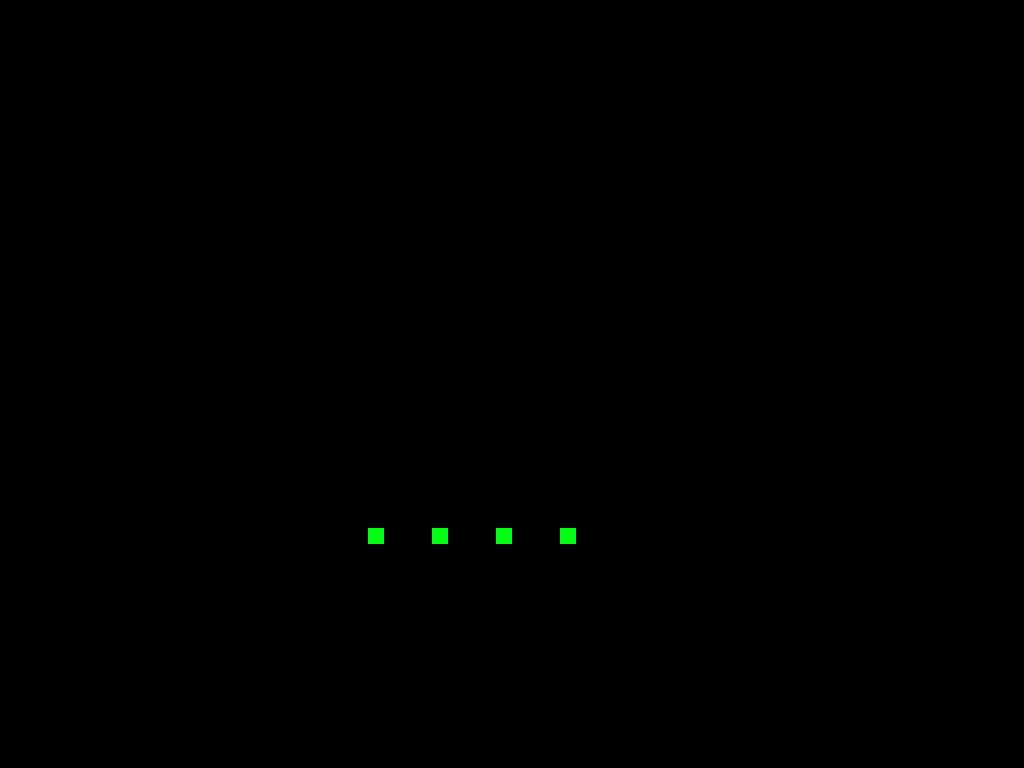

This game map was drawn from its Tiled (.tmx) file and the tilesets committed beside it. A one-line description and the full map source follow:
An orthogonal 64x48 tile map with 16x16 px tiles, 1 tile layer (Calque de Tile 1).

<map version="1.0" orientation="orthogonal" renderorder="left-up" width="64" height="48" tilewidth="16" tileheight="16" nextobjectid="1">
 <tileset firstgid="1" name="tileset" tilewidth="16" tileheight="16" tilecount="2" columns="2">
  <image source="tileset.png" width="32" height="16" />
 </tileset>
 <layer name="Calque de Tile 1" width="64" height="48">
  <data encoding="csv">
1,1,1,1,1,1,1,1,1,1,1,1,0,0,0,0,0,0,0,0,0,0,0,0,1,0,0,0,0,0,0,0,0,0,0,0,0,0,0,0,0,1,1,1,1,1,0,0,0,0,0,0,0,1,1,0,0,0,0,0,0,0,0,0,
0,0,0,0,0,0,0,0,0,0,1,1,0,0,0,0,0,0,0,0,0,0,0,0,1,0,0,0,0,0,0,0,0,0,0,0,0,0,0,0,0,1,1,1,1,1,0,0,0,0,0,0,0,1,1,0,0,0,0,0,0,0,0,0,
0,0,0,0,0,0,0,0,0,0,1,1,0,0,0,0,0,0,0,0,0,0,0,0,1,0,0,0,0,0,0,0,0,0,0,0,0,0,0,0,0,0,0,0,1,1,0,0,0,0,0,0,0,1,1,0,0,0,0,0,0,0,0,0,
0,0,0,0,0,0,0,0,0,0,1,1,0,0,0,0,0,0,0,0,0,0,0,0,1,0,0,0,0,0,0,0,0,0,0,0,0,0,0,0,0,0,0,0,1,1,0,0,0,0,0,0,0,1,1,0,0,0,0,0,0,0,0,0,
0,0,0,0,0,0,0,0,0,0,1,1,0,0,0,0,0,0,0,0,0,0,0,0,1,0,0,0,0,0,0,0,0,0,0,0,0,0,0,0,0,0,0,0,1,1,0,0,0,0,0,0,0,1,1,0,0,0,0,0,0,0,0,0,
0,0,0,0,0,0,0,0,0,0,1,1,0,0,0,0,0,0,0,0,0,0,0,0,0,0,0,0,0,0,0,0,0,0,0,0,0,0,0,0,0,0,0,0,1,1,0,0,0,0,0,0,0,1,1,0,0,0,0,0,0,0,0,0,
0,0,0,0,0,0,0,0,0,0,1,1,0,0,0,0,0,0,0,0,0,0,0,0,0,0,0,0,0,0,0,0,0,0,0,0,0,0,0,0,0,0,0,0,1,1,0,0,0,0,0,0,0,1,1,0,0,0,0,0,0,0,0,0,
0,0,0,0,0,0,0,0,0,0,1,1,0,0,0,0,0,0,0,0,0,0,0,0,0,0,0,0,0,0,0,0,0,0,0,0,0,0,0,0,0,0,0,0,0,0,0,0,0,0,0,0,0,1,1,0,0,0,0,0,0,0,0,0,
0,0,0,0,0,0,0,0,0,0,1,1,0,0,0,0,0,0,0,0,0,0,0,0,0,0,0,0,0,0,0,0,0,0,0,0,0,0,0,0,0,0,0,0,0,0,0,0,0,0,0,0,0,1,1,0,0,0,0,0,0,0,0,0,
0,0,0,0,0,0,0,0,0,0,1,1,0,0,0,0,0,0,0,0,0,0,0,0,0,0,0,0,0,0,0,0,0,0,0,0,0,0,0,0,0,0,0,0,0,0,0,0,0,0,0,0,0,1,1,0,0,0,0,0,0,0,0,0,
0,0,0,0,0,0,0,0,0,0,1,1,0,0,0,0,0,0,0,0,0,0,0,0,0,0,0,0,0,0,0,0,0,0,0,0,0,0,0,0,0,0,0,0,0,0,0,0,0,0,0,0,0,1,1,0,0,0,0,0,0,0,0,0,
0,0,0,0,0,0,0,0,0,0,1,1,0,0,0,0,0,0,0,0,0,0,0,0,0,0,0,0,0,0,0,0,0,0,0,0,0,0,0,0,0,0,0,0,0,0,0,0,0,0,0,0,0,1,1,0,0,0,0,0,0,0,0,0,
0,0,0,0,0,0,0,0,0,0,1,1,1,1,1,1,1,1,1,0,0,0,0,0,0,0,0,0,0,0,0,0,0,0,0,0,0,0,0,0,0,0,0,0,0,0,0,0,0,0,0,0,0,1,1,0,0,0,0,0,0,0,0,0,
0,0,0,0,0,0,0,0,0,0,1,1,1,1,1,1,1,1,1,0,0,0,0,0,0,0,0,0,0,0,0,0,0,0,0,0,0,0,0,0,0,0,0,0,0,0,0,0,0,0,0,0,0,1,1,0,0,0,0,0,0,0,0,0,
0,0,0,0,0,0,0,0,0,0,0,0,0,0,0,0,0,1,1,0,0,0,0,0,0,0,0,0,0,0,0,0,0,0,0,0,0,0,0,0,0,0,0,0,0,0,0,0,0,0,0,0,0,1,1,0,0,0,0,0,0,0,0,0,
0,0,0,0,0,0,0,0,0,0,0,0,0,0,0,0,0,1,1,0,0,0,0,0,0,0,0,0,0,0,0,0,0,0,0,0,0,0,0,0,0,0,0,0,0,0,0,0,0,0,0,0,0,1,1,0,0,0,0,0,0,0,0,0,
0,0,0,0,0,0,0,0,0,0,0,0,0,0,0,0,0,1,1,0,0,0,0,0,0,0,0,0,0,0,0,0,0,0,0,0,0,0,0,0,0,1,1,1,1,1,1,1,1,1,1,1,1,1,1,0,0,0,0,0,0,0,0,0,
0,0,0,0,0,0,0,0,0,0,0,0,0,0,0,0,0,0,0,0,0,0,0,0,0,0,0,0,0,0,0,0,0,0,0,0,0,0,0,0,0,1,1,1,1,1,1,1,1,1,1,1,1,1,1,0,0,0,0,0,0,0,0,0,
0,0,0,0,0,0,0,0,0,0,0,0,0,0,0,0,0,0,0,0,0,0,0,0,0,0,0,0,0,0,0,0,0,0,0,0,0,0,0,0,0,0,0,0,0,0,0,0,0,0,0,0,0,0,0,0,0,0,0,0,0,0,0,0,
0,0,0,0,0,0,0,0,0,0,0,0,0,0,0,0,0,0,0,0,0,0,0,0,0,0,0,0,0,0,0,0,0,0,0,0,0,0,0,0,0,0,0,0,0,0,0,0,0,0,0,0,0,0,0,0,0,0,0,0,0,0,0,0,
0,0,0,0,0,0,0,0,0,0,0,0,0,0,0,0,0,0,0,0,0,0,0,0,0,0,0,0,0,0,0,0,0,0,0,0,0,0,0,0,0,0,0,0,0,0,0,0,0,0,0,0,0,0,0,0,0,0,0,0,0,0,0,0,
0,0,0,0,0,0,0,0,0,0,0,0,0,0,0,0,0,0,0,0,0,0,0,0,0,0,0,0,0,0,0,0,0,0,0,0,0,0,0,0,0,0,0,0,0,0,0,0,0,0,0,0,0,0,0,0,0,0,0,0,0,0,0,0,
0,0,0,0,0,0,0,0,0,0,0,0,0,0,0,0,0,1,1,1,1,1,1,1,1,1,0,0,0,0,0,0,0,0,0,0,0,0,0,0,0,0,0,0,0,0,0,0,0,0,0,0,0,0,0,0,0,0,0,0,0,0,0,0,
0,0,0,0,0,0,0,0,0,0,0,0,0,0,0,0,0,1,1,1,1,1,1,1,1,1,0,0,0,0,0,0,0,0,0,0,0,0,0,0,0,0,0,0,0,0,0,0,0,0,0,0,0,0,0,0,0,0,0,0,0,0,0,0,
0,0,0,0,0,0,0,0,0,0,0,0,0,0,0,0,0,1,1,0,0,0,0,0,0,0,0,0,0,0,0,0,0,0,0,0,0,0,0,0,0,0,0,0,0,0,0,0,0,0,0,0,0,0,0,0,0,0,0,0,0,0,0,0,
0,0,0,0,0,0,0,0,0,0,0,0,0,0,0,0,0,1,1,0,0,0,0,0,0,0,0,0,0,0,0,0,0,0,0,0,0,0,0,0,0,0,0,0,0,0,0,0,0,0,0,0,0,0,0,0,0,0,0,0,0,0,0,0,
1,1,1,1,1,1,1,1,1,1,1,1,1,1,1,1,1,1,1,0,0,0,0,0,0,0,0,0,0,0,0,0,0,0,0,0,0,0,1,1,1,1,1,1,1,1,1,1,1,1,1,1,1,1,0,0,0,0,0,0,0,0,1,1,
1,1,1,1,1,1,1,1,1,1,1,1,1,1,1,1,1,1,1,0,0,0,0,0,0,0,0,0,0,0,0,0,0,0,0,0,0,0,0,0,0,0,0,0,0,0,0,0,0,0,0,0,0,0,0,0,0,0,0,0,0,0,1,1,
0,0,0,0,0,0,0,0,0,0,0,0,0,0,0,0,0,0,0,0,0,0,0,0,0,0,0,0,0,0,0,0,0,0,0,0,0,0,0,0,0,0,0,0,0,0,0,0,0,0,0,0,0,0,0,0,0,0,0,0,0,0,0,0,
0,0,0,0,0,0,0,0,0,0,0,0,0,0,0,0,0,0,0,0,0,0,0,0,0,0,0,0,0,0,0,0,0,0,0,0,0,0,0,0,0,0,0,0,0,0,0,0,0,0,0,0,0,0,0,0,0,0,0,0,0,0,0,0,
0,0,0,0,0,0,0,0,0,0,0,0,0,0,0,0,0,0,0,0,0,0,0,0,0,0,0,0,0,0,0,0,0,0,0,0,0,0,0,0,0,0,0,0,0,0,0,0,0,0,0,0,0,0,0,0,0,0,0,0,0,0,0,0,
0,0,0,0,0,0,0,0,0,0,0,0,0,0,0,0,0,0,0,0,0,0,0,0,0,0,0,0,0,0,0,0,0,0,0,0,0,0,0,0,0,0,0,0,0,0,0,0,0,0,0,0,0,0,0,0,0,0,0,0,0,0,0,0,
0,0,0,0,0,0,0,0,0,0,0,0,0,0,0,0,0,0,0,0,0,0,0,0,0,0,0,0,0,0,0,0,0,0,0,0,0,0,0,0,0,0,0,0,0,0,0,0,0,0,0,0,0,0,0,0,0,0,0,0,0,0,0,0,
0,0,0,0,0,0,0,0,0,0,0,0,0,0,0,0,0,0,0,0,0,0,0,2,0,0,0,2,0,0,0,2,0,0,0,2,0,0,0,0,0,0,0,0,0,0,0,0,0,0,0,0,0,0,0,0,0,0,0,0,0,0,0,0,
0,0,0,0,0,0,0,0,0,0,0,0,0,0,0,0,0,0,0,0,0,0,0,0,0,0,0,0,0,0,0,0,0,0,0,0,0,0,0,0,0,0,0,0,0,0,0,0,0,0,0,0,0,0,0,0,0,0,0,0,0,0,0,0,
0,0,0,0,0,0,0,0,0,0,0,0,0,0,0,0,0,0,0,0,0,0,0,0,0,0,0,0,0,0,0,0,0,0,0,0,0,0,0,0,0,0,0,0,0,0,0,0,0,0,0,0,0,0,0,0,0,0,0,0,0,0,0,0,
1,0,0,0,0,0,0,0,0,0,0,0,0,0,0,0,0,0,0,0,1,1,1,1,1,1,1,1,1,1,1,1,1,1,1,1,1,1,1,1,1,0,0,0,0,0,0,0,0,0,0,0,0,0,0,1,1,1,1,1,1,1,1,1,
1,0,0,0,0,0,0,0,0,0,0,0,0,0,0,0,0,0,0,0,1,1,1,1,1,1,1,1,1,1,1,1,1,1,1,1,1,1,1,1,1,0,0,0,0,0,0,0,0,0,0,0,0,0,0,1,1,1,1,1,1,1,1,1,
1,0,0,0,0,0,0,0,0,0,0,0,0,0,0,0,0,0,0,0,1,1,0,0,0,0,0,0,0,0,0,0,0,0,0,0,0,0,0,1,1,0,0,0,0,0,0,0,0,0,0,0,0,0,0,0,0,0,0,0,0,0,1,1,
1,0,0,0,0,0,0,0,0,0,0,0,0,0,0,0,0,0,0,0,1,1,0,0,0,0,0,0,0,0,0,0,0,0,0,0,0,0,0,1,1,0,0,0,0,0,0,0,0,0,0,0,0,0,0,0,0,0,0,0,0,0,1,1,
1,0,0,0,0,0,0,0,0,0,0,0,0,0,0,0,0,0,0,0,0,0,0,0,0,0,0,0,0,0,0,0,0,0,0,0,0,0,0,1,1,0,0,0,0,0,0,0,0,0,0,0,0,0,0,0,0,0,0,0,0,0,1,1,
1,0,0,0,0,0,0,0,0,0,0,0,0,0,0,0,0,0,0,0,0,0,0,0,0,0,0,0,0,0,0,0,0,0,0,0,0,0,0,1,1,0,0,0,0,0,0,0,0,0,0,0,0,0,0,0,0,0,0,0,0,0,1,1,
1,0,0,0,0,0,0,0,0,0,0,0,0,0,0,0,0,0,0,0,0,0,0,0,0,0,0,0,0,0,0,0,0,0,0,0,0,0,0,1,1,0,0,0,0,0,0,0,0,0,0,0,0,0,0,0,0,0,0,0,0,0,1,1,
1,0,0,0,0,0,0,0,0,0,0,0,0,0,0,0,0,0,0,0,0,0,0,0,0,0,0,0,0,0,0,0,0,0,0,0,0,0,0,1,1,0,0,0,0,0,0,0,0,0,0,0,0,0,0,0,0,0,0,0,0,0,1,1,
1,0,0,0,0,0,0,0,0,0,0,0,0,0,0,0,0,0,0,0,0,0,0,0,0,0,0,0,0,0,0,0,0,0,0,0,0,0,0,1,1,0,0,0,0,0,0,0,0,0,0,0,0,0,0,0,0,0,0,0,0,0,1,1,
1,0,0,0,0,0,0,0,0,0,0,0,0,0,0,0,0,0,0,0,0,0,0,0,0,0,0,0,0,0,0,0,0,0,0,0,0,0,0,1,1,0,0,0,0,0,0,0,0,0,0,0,0,0,0,0,0,0,0,0,0,0,1,1,
1,0,0,0,0,0,0,0,0,0,0,0,0,0,0,0,0,0,0,0,0,0,0,0,0,0,0,0,0,0,0,0,0,0,0,0,0,0,0,1,1,0,0,0,0,0,0,0,0,0,0,0,0,0,0,0,0,0,0,0,0,0,1,1,
1,1,1,1,1,1,1,1,1,1,1,1,0,0,0,0,0,0,0,0,0,0,0,0,0,0,0,0,0,0,0,0,0,0,0,0,0,0,0,1,1,0,0,0,0,0,0,0,0,0,0,0,0,0,0,0,0,0,0,0,0,0,1,1
</data>
 </layer>
</map>
